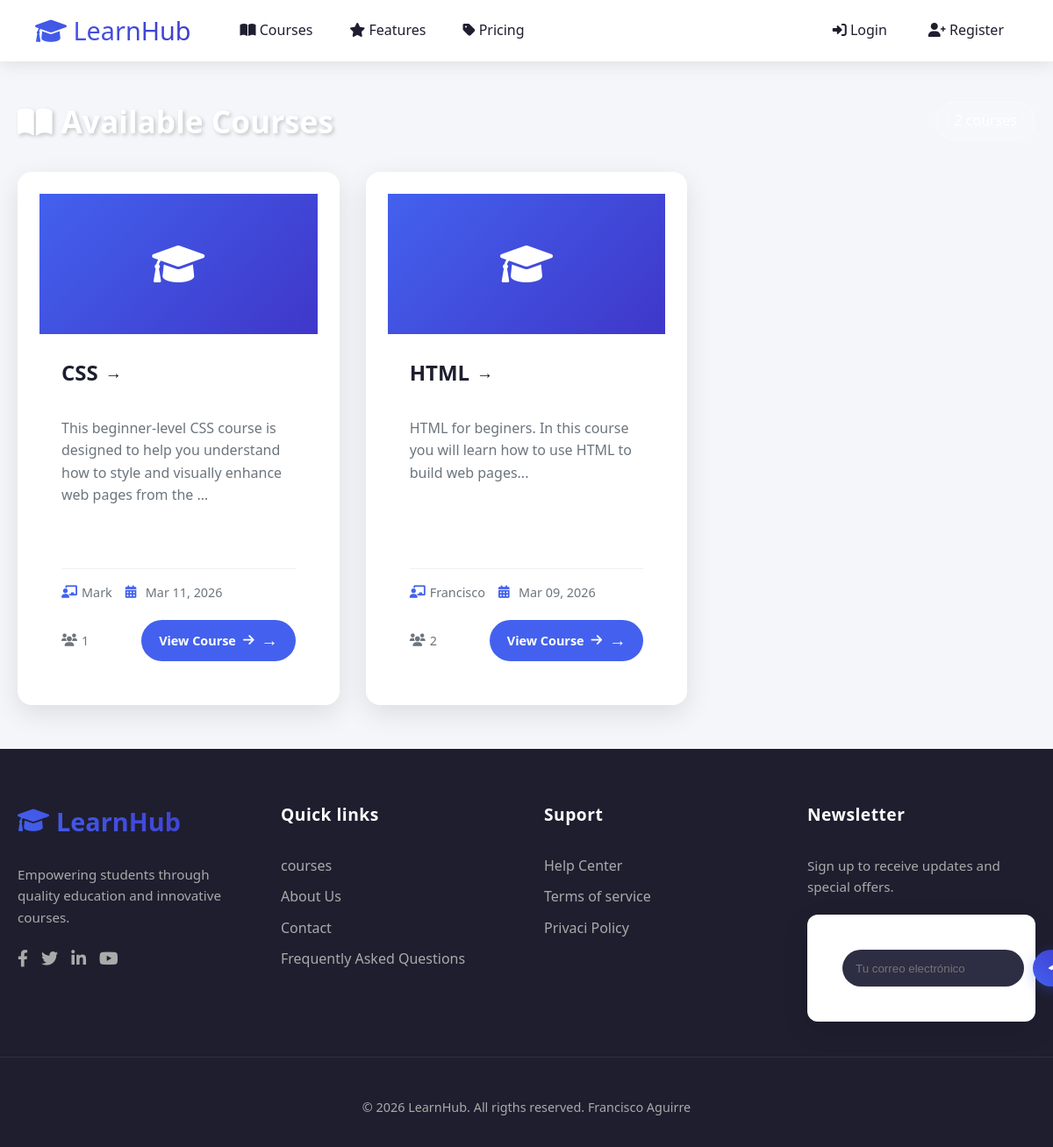
Before: /courses/ with the older database file.
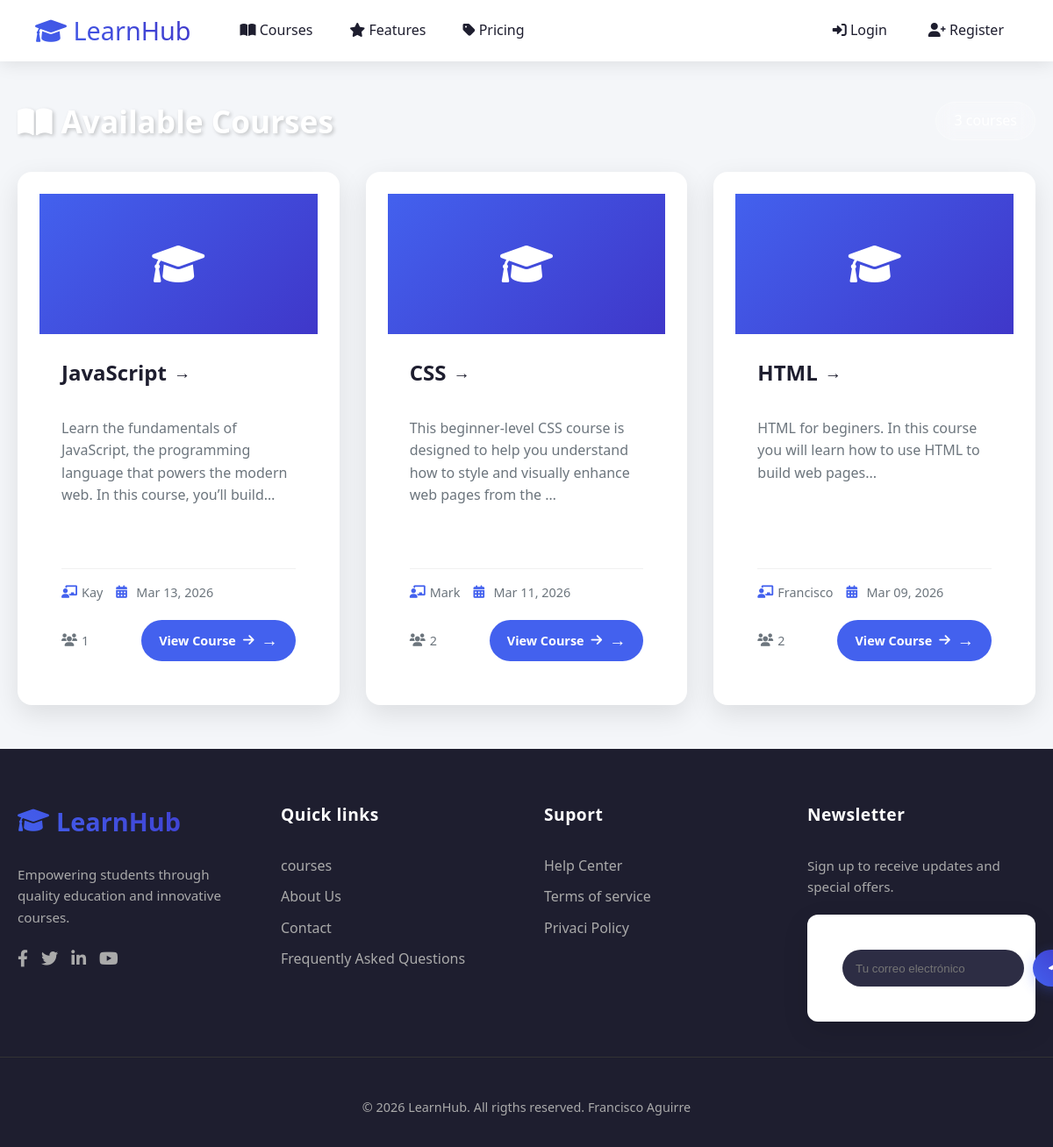
After: the same page with the newer database file.
### courses/models.py (models this page shows, shortened)
class Course(models.Model):
    title = models.CharField(max_length=200)
    description = models.TextField()
    instructor = models.CharField(max_length=100)
    created_at = models.DateTimeField(auto_now_add=True)

### courses/views.py (the view)
# urls.py: path('', views.course_list, name='course_list'),
def course_list(request):
    courses = Course.objects.order_by('-created_at')
    for course in courses:
        course.student_count = course.enrollment_set.count()
    return render(request, 'course_list.html', {'courses': courses})

### courses/templates/course_list.html
{% extends "base.html" %}
{% block content %}
<div class="container">
    <div class="courses-header">
        <h2><i class="fas fa-book-open" style="margin-right: 10px;"></i>Available Courses</h2>
        <span class="course-count">{{ courses|length }} course{{ courses|length|pluralize }}</span>
    </div>
    {% if courses %}
    <div class="course-grid">
        {% for course in courses %}
        <div class="course-card">
            <div class="course-image">
                <i class="fas fa-graduation-cap"></i>
            </div>
            <div class="course-content">
                <h3 class="course-title">
                    <a href="/courses/{{ course.id }}/">{{ course.title }}</a>
                </h3>
                <p class="course-description">{{ course.description|truncatechars:120 }}</p>
                <div class="course-meta">
                    <span><i class="fas fa-chalkboard-teacher"></i> {{ course.instructor }}</span>
                    <span><i class="fas fa-calendar-alt"></i> {{ course.created_at|date:"M d, Y" }}</span>
                </div>
                <div class="course-footer">
                    <div class="course-stats">
                        <span><i class="fas fa-users"></i> {{ course.student_count }}</span>
                    </div>
                    <a href="/courses/{{ course.id }}/" class="btn-view">
                        View Course <i class="fas fa-arrow-right"></i>
                    </a>
                </div>
            </div>
        </div>
        {% endfor %}
    </div>
    {% else %}
    <div class="empty-state">
        <i class="fas fa-book-open"></i>
        <h3>No courses available yet</h3>
        <p>Check back soon for new courses!</p>
    </div>
    {% endif %}
</div>
{% endblock %}

### courses/templates/base.html (shortened to what this page needs)
<!doctype html>
{% load static %}
<html lang="es">
<head>
    <link rel="stylesheet" href="https://cdnjs.cloudflare.com/ajax/libs/font-awesome/6.0.0/css/all.min.css">
    <link rel="stylesheet" href="{% static 'css/style.css' %}">
</head>
<body>
    <nav>
        <div style="display: flex; align-items: center; gap: 40px;">
            <h1 class="brand">
                <a href="/">
                    <i class="fas fa-graduation-cap"></i> LearnHub
                </a>
            </h1>
            <div style="display: flex; gap: 10px;">
                <a href="/courses/"><i class="fas fa-book-open"></i> Courses</a>
                <a href="#features"><i class="fas fa-star"></i> Features</a>
                <a href="#pricing"><i class="fas fa-tag"></i> Pricing</a>
            </div>
        </div>
        <div style="display: flex; align-items: center; gap: 15px;">
            {% if user.is_authenticated %}
                <span><i class="fas fa-user"></i> {{ user.username }}</span>
                <form action="/logout/" method="post" style="display: inline;">
                    {% csrf_token %}
                    <button type="submit"><i class="fas fa-sign-out-alt"></i> Logout</button>
                </form>
            {% else %}
                <a href="/login/"><i class="fas fa-sign-in-alt"></i> Login</a>
                <a href="/register/"><i class="fas fa-user-plus"></i> Register</a>
            {% endif %}
        </div>
    </nav>
    <main>
        {% block content %}{% endblock %}
    </main>
    <footer class="footer">
        <div class="container footer-grid">
            <div class="footer-col">
                <h3 class="footer-brand">
                    <i class="fas fa-graduation-cap"></i> LearnHub
                </h3>
                <p class="footer-description">
                    Empowering students through quality education and innovative courses.
                </p>
                <div class="social-links">
                    <a href="#" aria-label="Facebook"><i class="fab fa-facebook-f"></i></a>
                    <a href="#" aria-label="Twitter"><i class="fab fa-twitter"></i></a>
                    <a href="#" aria-label="LinkedIn"><i class="fab fa-linkedin-in"></i></a>
                    <a href="#" aria-label="YouTube"><i class="fab fa-youtube"></i></a>
                </div>
            </div>
            <div class="footer-col">
                <h4 class="footer-title">Quick links</h4>
                <ul class="footer-links">
                    <li><a href="/courses/">courses</a></li>
                    <li><a href="/about/">About Us</a></li>
                    <li><a href="/contact/">Contact</a></li>
                    <li><a href="/faq/">Frequently Asked Questions</a></li>
                </ul>
            </div>
            <div class="footer-col">
                <h4 class="footer-title">Suport</h4>
                <ul class="footer-links">
                    <li><a href="/help/">Help Center</a></li>
                    <li><a href="/terms/">Terms of service</a></li>
                    <li><a href="/privacy/">Privaci Policy</a></li>
                </ul>
            </div>
            <div class="footer-col">
                <h4 class="footer-title">Newsletter</h4>
                <p class="footer-description">Sign up to receive updates and special offers.</p>
                <form class="newsletter-form" method="post" action="#">
                    <input type="email" placeholder="Tu correo electrónico" required>
                    <button type="submit" class="btn btn-primary btn-sm">
                        <i class="fas fa-paper-plane"></i>
                    </button>
                </form>
            </div>
        </div>
        <div class="footer-bottom">
            <p>&copy; 2026 LearnHub. All rigths reserved. Francisco Aguirre</p>
        </div>
    </footer>
</body>
</html>

Changed rows visible on the page:
added Course: title "JavaScript", description "Learn the fundamentals of JavaScript, the programming language that powers the modern web. In this course, you’ll build…", instructor "Kay", created_at "Mar 13, 2026", student_count "1"
computed for Course "CSS": student_count "1" → "2"
